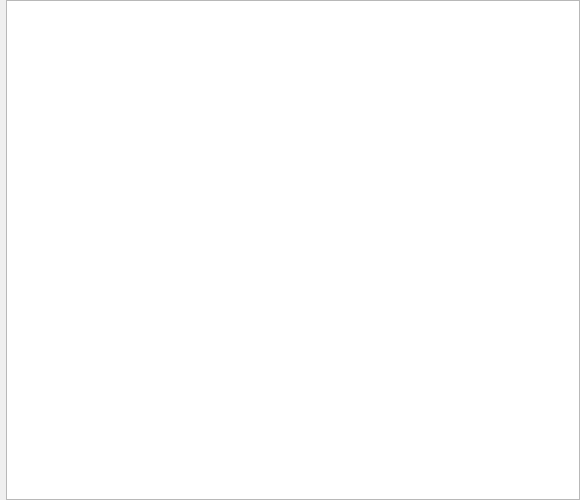
<?xml version="1.0" encoding="UTF-8"?>
<ui version="4.0">
 <class>CodeEdit</class>
 <widget class="QWidget" name="CodeEdit">
  <property name="geometry">
   <rect>
    <x>0</x>
    <y>0</y>
    <width>580</width>
    <height>500</height>
   </rect>
  </property>
  <property name="windowTitle">
   <string>Form</string>
  </property>
  <layout class="QHBoxLayout" name="horizontalLayout">
   <property name="leftMargin">
    <number>0</number>
   </property>
   <property name="topMargin">
    <number>0</number>
   </property>
   <property name="rightMargin">
    <number>0</number>
   </property>
   <property name="bottomMargin">
    <number>0</number>
   </property>
   <item>
    <widget class="QWidget" name="lineNumberArea" native="true"/>
   </item>
   <item>
    <widget class="QP" name="textEdit"/>
   </item>
  </layout>
 </widget>
 <customwidgets>
  <customwidget>
   <class>QP</class>
   <extends>QPlainTextEdit</extends>
   <header>qp.h</header>
  </customwidget>
 </customwidgets>
 <resources/>
 <connections/>
</ui>
